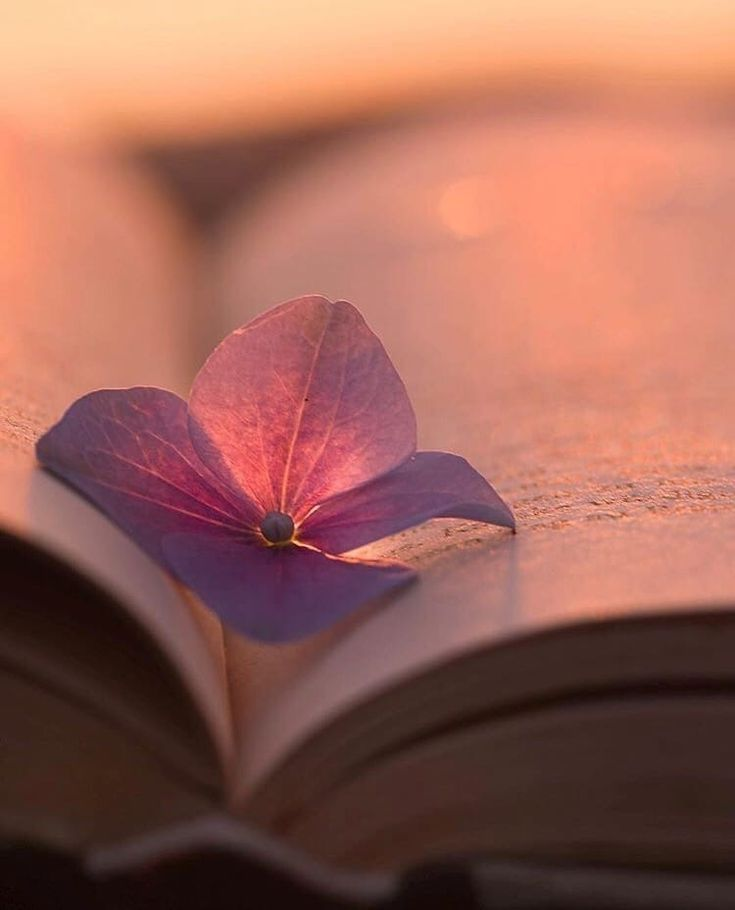
#> input picture img.png, 735 x 910 px
$ python contur.py
#> lines starting #> are read from the running program, lines starting #| are printed output that depends on the picture
from PIL import Image, ImageFilter

with Image.open('img.png')as pic_original:
#> pic_original is the input picture: PIL image 735x910 RGB; mean R, G, B 155.6, 99.5, 87.1
    pic_original = pic_original.filter(ImageFilter.CONTOUR)
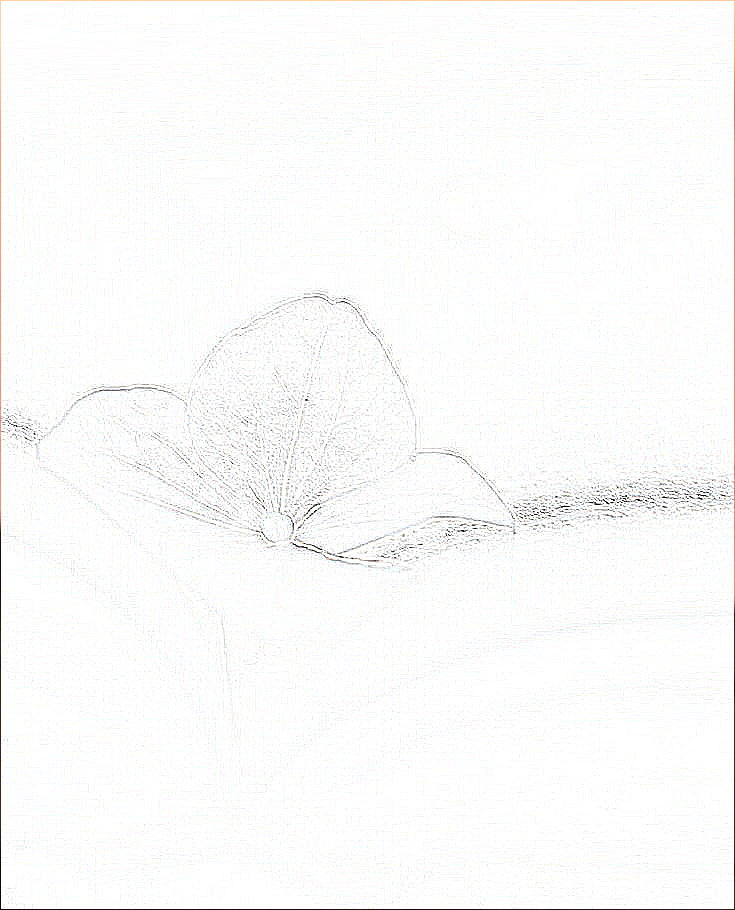
#> pic_original: PIL image 735x910 RGB; mean R, G, B 251.1, 251.1, 250.7
    pic_original.save('contur.png')
    pic_original.show()
